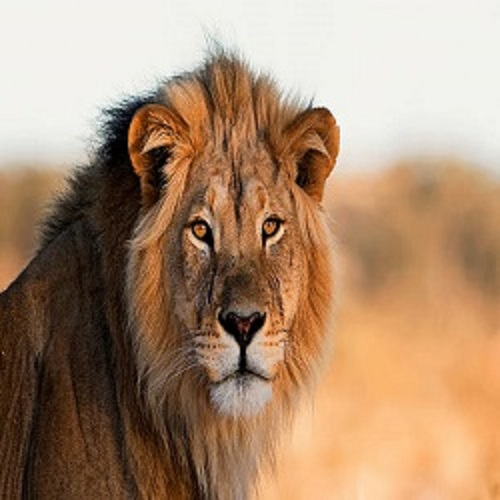
#> input picture 1.jpg, 500 x 500 px
$ jupyter execute task4.3.ipynb
#> lines starting #> are read from the running program, lines starting #| are printed output that depends on the picture
[cell 1]
# Task 3: Take 2 image and combine it to form single image. For example collage

[cell 2]
import numpy as np
import cv2

[cell 3]
first = cv2.imread("1.jpg")
#> first is the input picture: shape (500, 500, 3); mean B, G, R 113.2, 140.5, 171.7
cv2.imshow("first",first)
cv2.waitKey()
cv2.destroyAllWindows()
first.shape
#> Out = (500, 500, 3)

[cell 4]
second = cv2.imread("2.jpg")
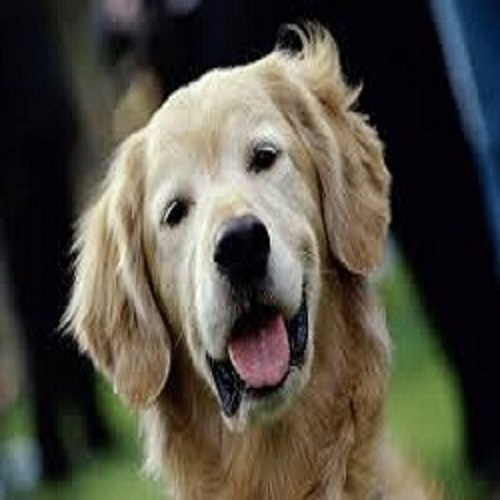
#> input picture 2.jpg, 500 x 500 px
#> second is the input picture: shape (500, 500, 3); mean B, G, R 66.7, 77.7, 80.9
cv2.imshow("second",second)
cv2.waitKey()
cv2.destroyAllWindows()
second.shape
#> Out = (500, 500, 3)

[cell 5]
res = np.concatenate((first,second),axis=1)
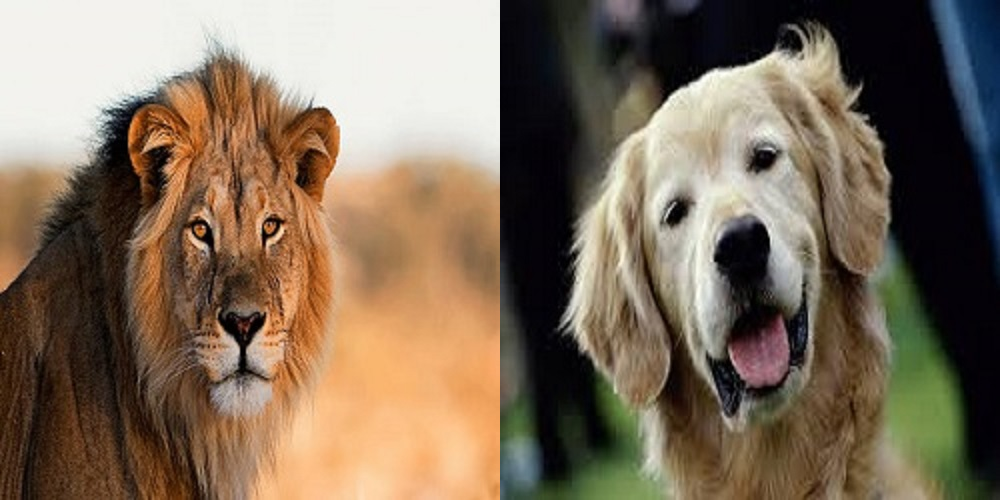
#> res: shape (500, 1000, 3); mean B, G, R 90, 109.1, 126.3
